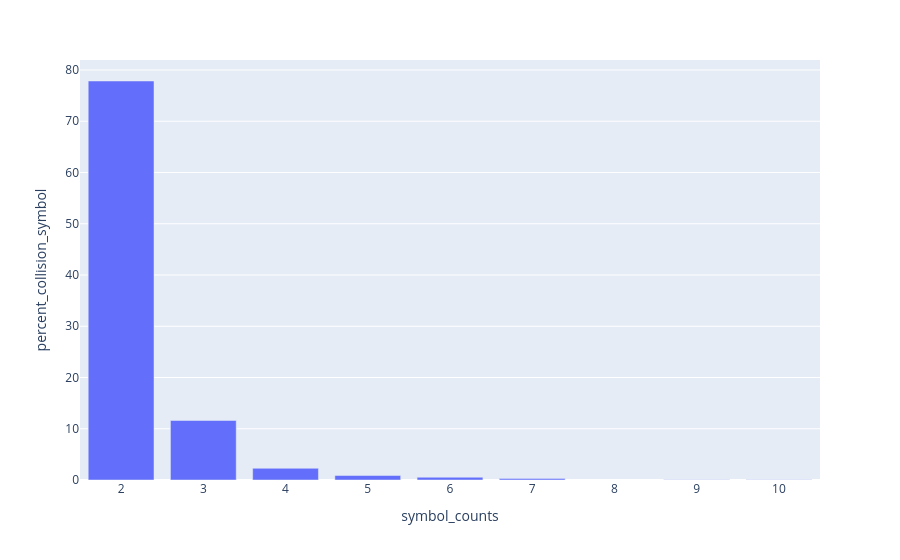

Write notebook code for a chart like this one.
### Code cell
create_ambiguous_symbol_histogram(hgnc_ambiguous_symbol_counts, "HGNC", hgnc_ambiguous_symbol_set_count)

### Figure 1 — Plotly figure (JSON) as saved in the notebook; plotly's stock layout.template omitted (floating-point values rounded to 4 significant figures)
{"data": [{"alignmentgroup": "True", "hovertemplate": "symbol_counts=%{x}<br>percent_collision_symbol=%{y}<extra></extra>", "legendgroup": "", "marker": {"color": "#636efa", "pattern": {"shape": ""}}, "name": "", "offsetgroup": "", "orientation": "v", "showlegend": false, "textposition": "auto", "type": "bar", "x": [2, 3, 4, 5, 6, 7, 9, 10], "xaxis": "x", "y": [77.85, 11.61, 2.282, 0.8725, 0.5369, 0.2685, 0.06711, 0.06711], "yaxis": "y"}], "layout": {"barmode": "relative", "legend": {"tracegroupgap": 0}, "margin": {"t": 60}, "xaxis": {"anchor": "y", "domain": [0, 1], "title": {"text": "symbol_counts"}}, "yaxis": {"anchor": "x", "domain": [0, 1], "title": {"text": "percent_collision_symbol"}}}}
